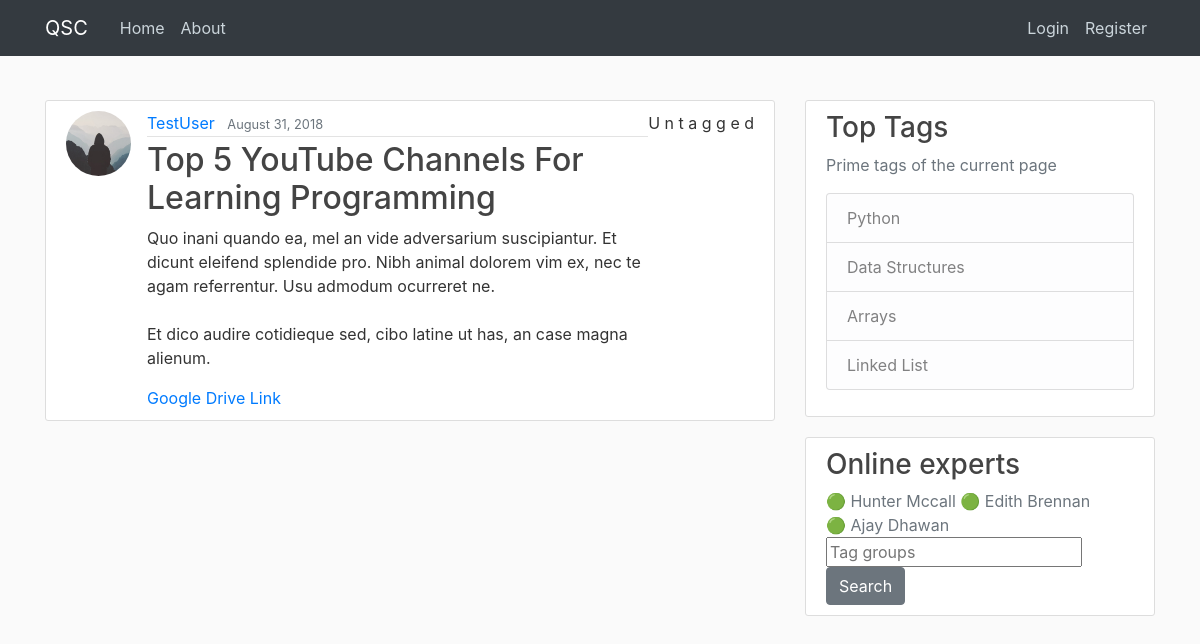
The app's page /post/29/, older data.
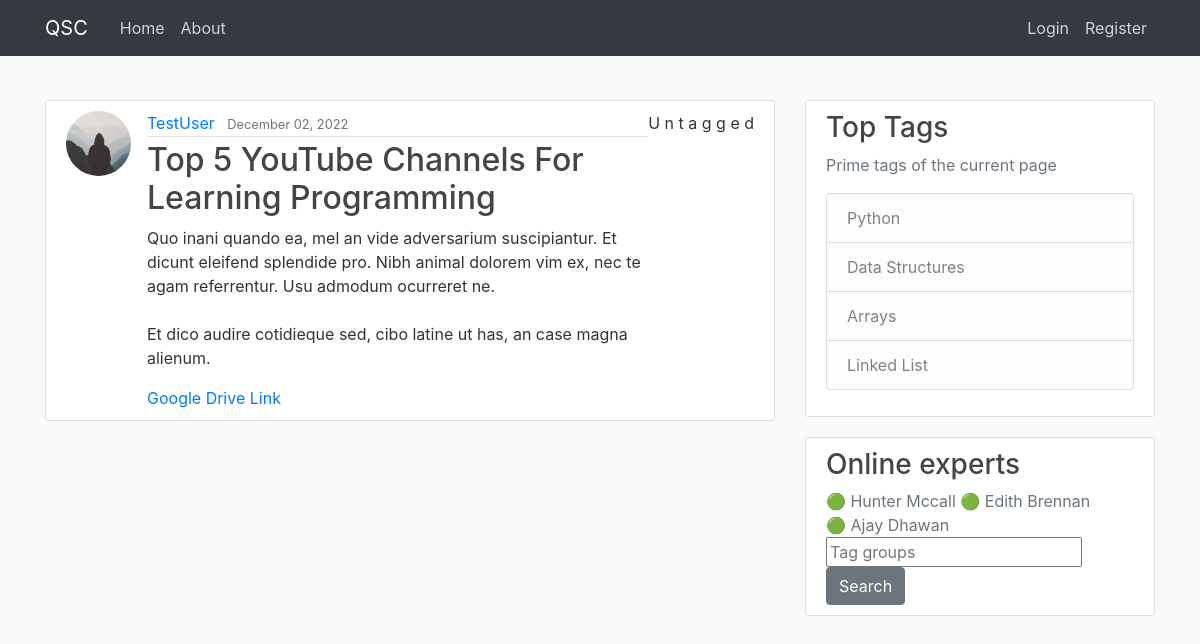
The same page, newer data.
### blog/models.py (models this page shows, shortened)
class Post(models.Model):
    title = models.CharField(max_length=100)
    content = models.TextField()
    date_posted = models.DateTimeField(default=timezone.now)
    author = models.ForeignKey(User, on_delete=models.CASCADE)
    likes = models.IntegerField(default=0)
    dislikes = models.IntegerField(default=0)
    resolved = models.BooleanField(default=False)
    tags = models.CharField(max_length=1000, default='Untagged')
    doc_link = models.URLField(max_length = 200, default = 'https://docs.google.com/document/d/1PYSkN38yVxokq8gk4exA5fiT-cmCdASpP5_weZ9ThLs/edit')

### users/models.py (models this page shows, shortened)
class Profile(models.Model):
    user = models.OneToOneField(User, on_delete=models.CASCADE)
    image = models.ImageField(default='default.jpg', upload_to='profile_pics')

### blog/views.py (the view)
# urls.py: path('post/<int:pk>/', PostDetailView.as_view(), name='post-detail'),
class PostDetailView(DetailView):
    model = Post

### blog/templates/blog/post_detail.html (shortened to what this page needs)
{% extends "blog/base.html" %}
{% block content %}
  <article class="media content-section">
    <img class="rounded-circle article-img" src="{{ object.author.profile.image.url }}">
    <div class="media-body">
      <div class="article-metadata">
        <a class="mr-2" href="{% url 'user-posts' object.author.username %}">{{ object.author }}</a>
        <small class="text-muted">{{ object.date_posted|date:"F d, Y" }}</small>
      </div>
      <h2 class="article-title">{{ object.title }}</h2>
      <p class="article-content">{{ object.content }}</p>
      <a href={{ object.doc_link }}>Google Drive Link</a>
    </div>
    <div>
      {% for tag in post.tags %}
        {{tag}}
      {% endfor %}
    </div>
  </article>
{% endblock content %}

Row changes from the older to the newer data that the page shows:
changed Post "Top 5 YouTube Channels For Learning Programming": date_posted "August 31, 2018" → "December 02, 2022"
